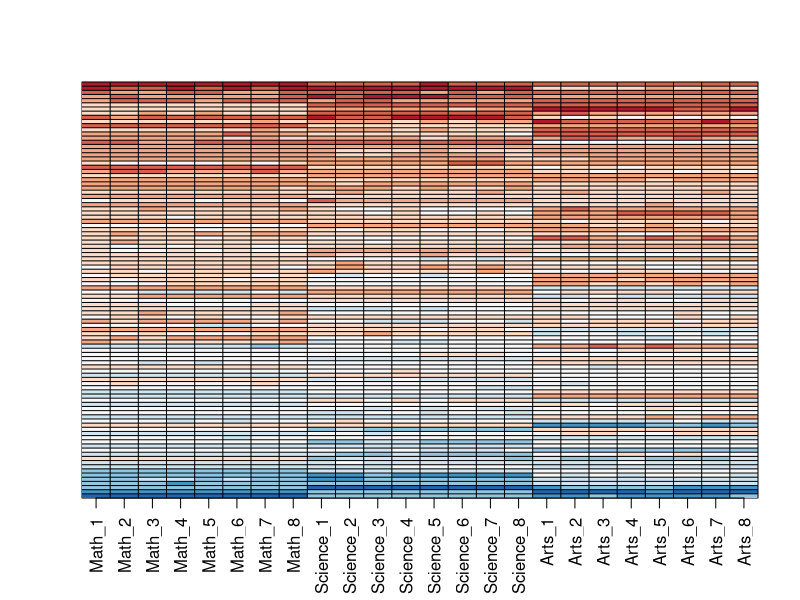
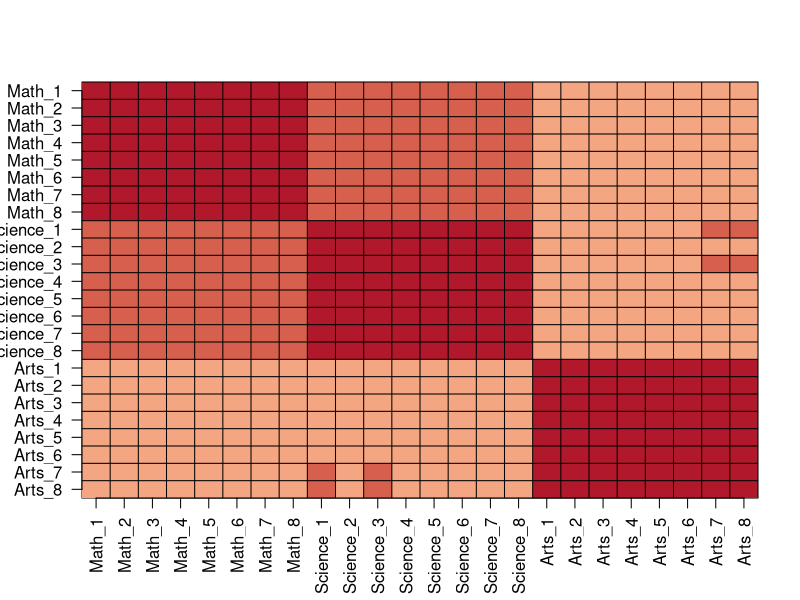
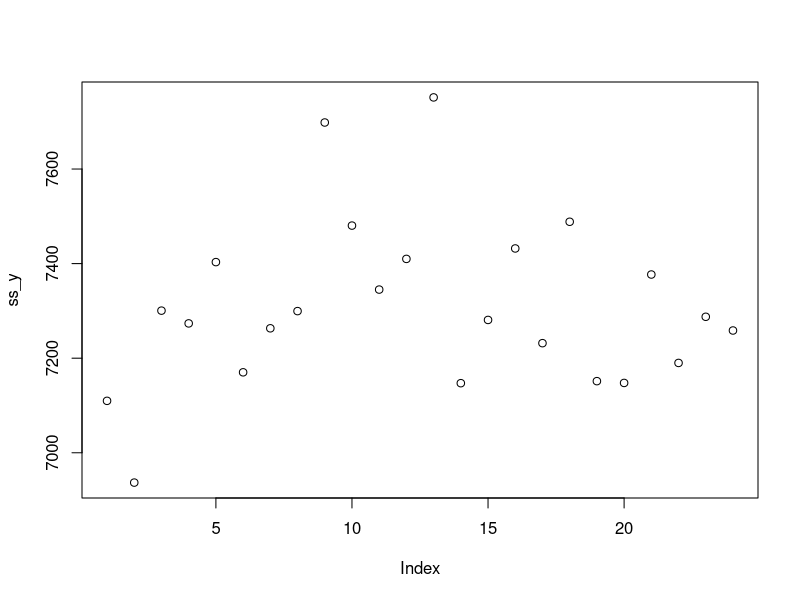
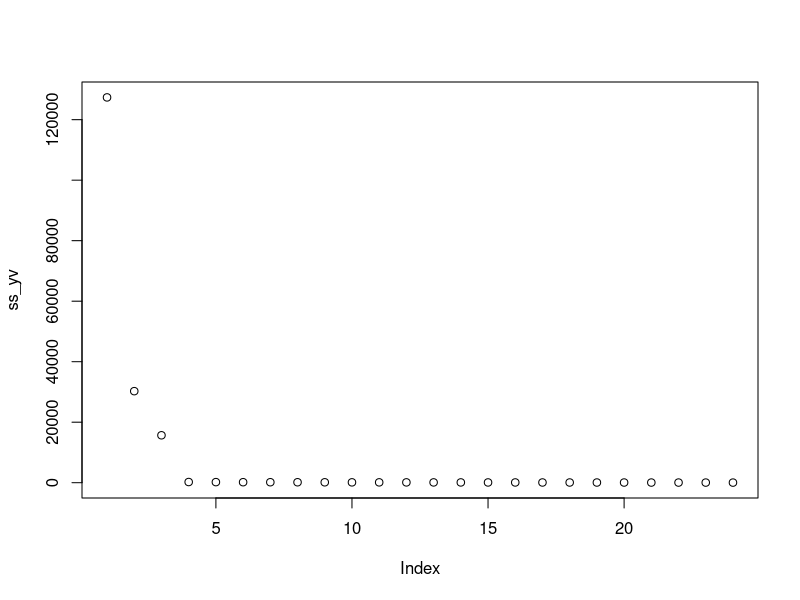
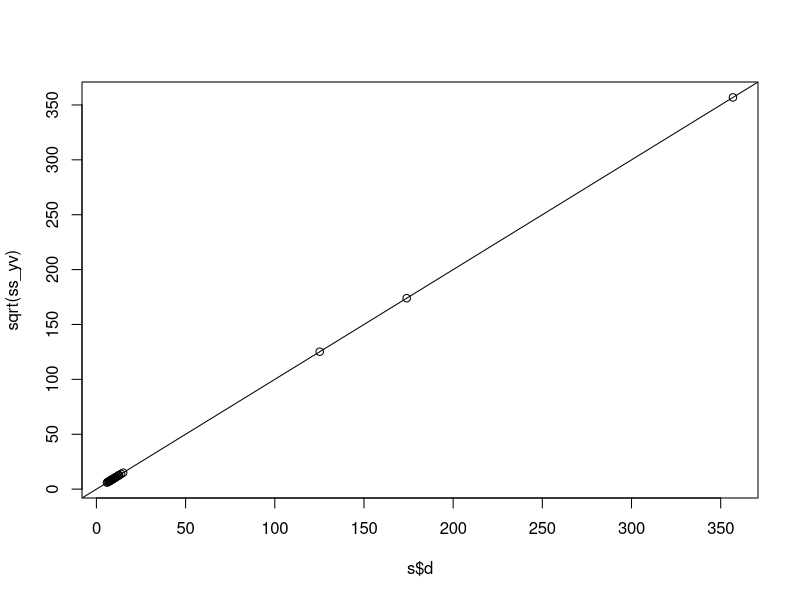
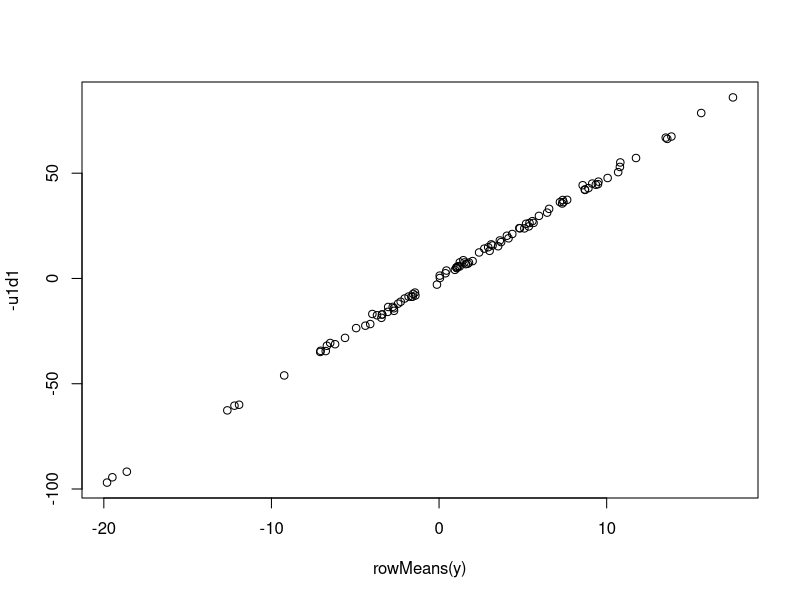
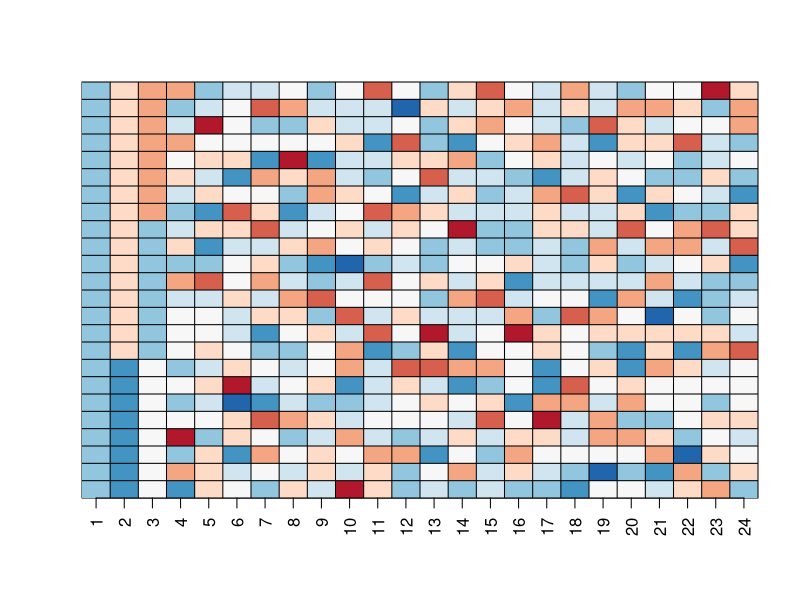
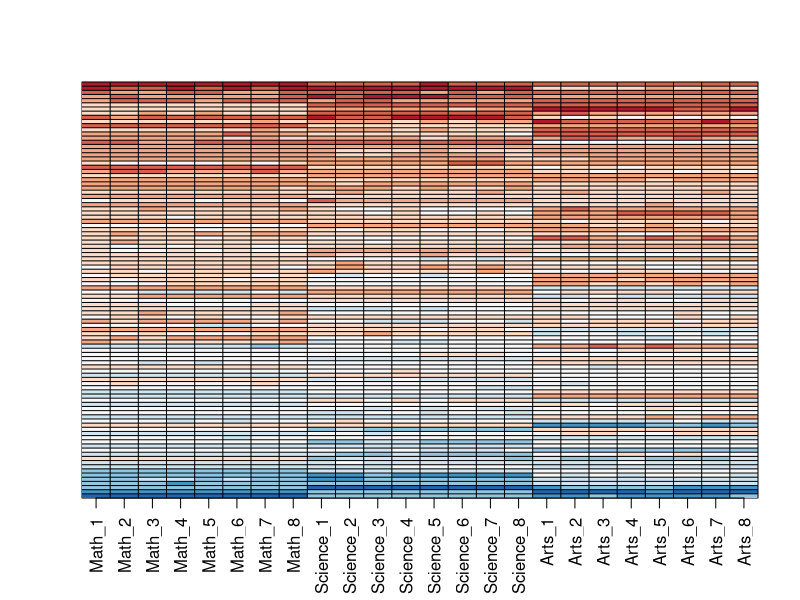

The R script that drew these images, in order:
set.seed(1987)
n <- 100
k <- 8
Sigma <- 64  * matrix(c(1, .75, .5, .75, 1, .5, .5, .5, 1), 3, 3) 
m <- MASS::mvrnorm(n, rep(0, 3), Sigma)
m <- m[order(rowMeans(m), decreasing = TRUE),]
y <- m %x% matrix(rep(1, k), nrow = 1) + matrix(rnorm(matrix(n*k*3)), n, k*3)
colnames(y) <- c(paste(rep("Math",k), 1:k, sep="_"),
                 paste(rep("Science",k), 1:k, sep="_"),
                 paste(rep("Arts",k), 1:k, sep="_"))

my_image <- function(x, zlim = range(x), ...){
  colors = rev(RColorBrewer::brewer.pal(9, "RdBu"))
  cols <- 1:ncol(x)
  rows <- 1:nrow(x)
  image(cols, rows, t(x[rev(rows),,drop=FALSE]), xaxt = "n", yaxt = "n",
        xlab="", ylab="",  col = colors, zlim = zlim, ...)
  abline(h=rows + 0.5, v = cols + 0.5)
  axis(side = 1, cols, colnames(x), las = 2)
}

my_image(y)

my_image(cor(y), zlim = c(-1,1))
range(cor(y))
axis(side = 2, 1:ncol(y), rev(colnames(y)), las = 2)

s <- svd(y)
names(s)

yv <- y %*% s$v

ss_y <- colSums(y^2)
ss_yv <- colSums((y %*% s$v)^2)

sum(ss_y)
sum(ss_yv)

plot(ss_y)
plot(ss_yv)

plot(y = sqrt(ss_yv), x = s$d)


abline(a = 0, b = 1)

sum(colSums(yv[,1:3]^2)) / sum(ss_yv)
sum(s$d[1:3]^2) / sum(s$d^2)


identical(s$u %*% diag(s$d), sweep(s$u, 2, s$d, FUN = "*"))

u1d1 <- s$u[,1] * s$d[1]

plot(rowMeans(y), -u1d1)

my_image(s$v)


my_image(y)
plot(s$u[,1])
plot(t(s$v)[,1])
with(s, my_image((u[, 1, drop=FALSE]*d[1]) %*% t(v[, 1, drop=FALSE])))

resid <- y - with(s,(u[, 1, drop=FALSE]*d[1]) %*% t(v[, 1, drop=FALSE]))
my_image(cor(resid), zlim = c(-1,1))
axis(side = 2, 1:ncol(y), rev(colnames(y)), las = 2)

plot(s$u[,2])
plot(t(s$v)[,2])
with(s, my_image((u[, 2, drop=FALSE]*d[2]) %*% t(v[, 2, drop=FALSE])))

resid <- y - with(s,sweep(u[, 1:2], 2, d[1:2], FUN="*") %*% t(v[, 1:2]))
my_image(cor(resid), zlim = c(-1,1))
axis(side = 2, 1:ncol(y), rev(colnames(y)), las = 2)

plot(s$u[,3], ylim = c(-0.5, 0.5))
plot(s$v[,3], ylim = c(-0.5, 0.5))
with(s, my_image((u[, 3, drop=FALSE]*d[3]) %*% t(v[, 3, drop=FALSE])))
my_image(resid)

resid <- y - with(s,sweep(u[, 1:3], 2, d[1:3], FUN="*") %*% t(v[, 1:3]))
my_image(cor(resid), zlim = c(-1,1))
axis(side = 2, 1:ncol(y), rev(colnames(y)), las = 2)



y_hat <- with(s,sweep(u[, 1:3], 2, d[1:3], FUN="*") %*% t(v[, 1:3]))
my_image(y, zlim = range(y))
my_image(y_hat, zlim = range(y))
my_image(y - y_hat, zlim = range(y))